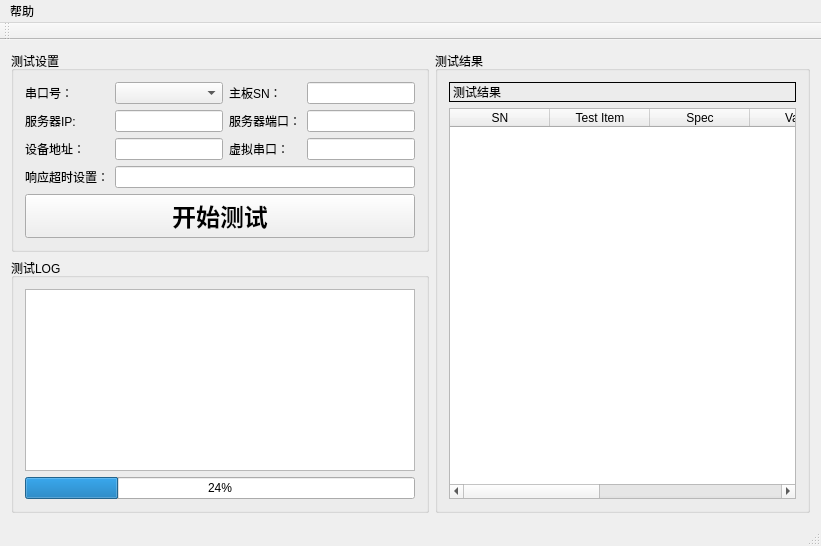
<?xml version="1.0" encoding="UTF-8"?>
<ui version="4.0">
 <class>MainWindow</class>
 <widget class="QMainWindow" name="MainWindow">
  <property name="geometry">
   <rect>
    <x>0</x>
    <y>0</y>
    <width>821</width>
    <height>546</height>
   </rect>
  </property>
  <property name="windowTitle">
   <string>MainWindow</string>
  </property>
  <widget class="QWidget" name="centralWidget">
   <layout class="QGridLayout" name="gridLayout">
    <item row="1" column="0">
     <widget class="QGroupBox" name="groupBox_2">
      <property name="title">
       <string>测试LOG</string>
      </property>
      <layout class="QGridLayout" name="gridLayout_3">
       <item row="0" column="0">
        <widget class="QTextBrowser" name="textBrowser"/>
       </item>
       <item row="1" column="0">
        <widget class="QProgressBar" name="test_progressBar">
         <property name="maximumSize">
          <size>
           <width>16777215</width>
           <height>40</height>
          </size>
         </property>
         <property name="value">
          <number>24</number>
         </property>
        </widget>
       </item>
      </layout>
     </widget>
    </item>
    <item row="0" column="1" rowspan="2">
     <widget class="QGroupBox" name="groupBox_3">
      <property name="title">
       <string>测试结果</string>
      </property>
      <layout class="QGridLayout" name="gridLayout_2">
       <item row="0" column="0">
        <widget class="QLabel" name="result_label">
         <property name="frameShape">
          <enum>QFrame::Panel</enum>
         </property>
         <property name="text">
          <string>测试结果</string>
         </property>
         <property name="textFormat">
          <enum>Qt::AutoText</enum>
         </property>
         <property name="scaledContents">
          <bool>true</bool>
         </property>
        </widget>
       </item>
       <item row="1" column="0">
        <widget class="QTableWidget" name="log_tableWidget">
         <column>
          <property name="text">
           <string>SN</string>
          </property>
          <property name="background">
           <color>
            <red>255</red>
            <green>0</green>
            <blue>0</blue>
           </color>
          </property>
         </column>
         <column>
          <property name="text">
           <string>Test Item</string>
          </property>
         </column>
         <column>
          <property name="text">
           <string>Spec</string>
          </property>
         </column>
         <column>
          <property name="text">
           <string>Value</string>
          </property>
         </column>
         <column>
          <property name="text">
           <string>Result</string>
          </property>
         </column>
         <column>
          <property name="text">
           <string>Start</string>
          </property>
         </column>
         <column>
          <property name="text">
           <string>End</string>
          </property>
         </column>
        </widget>
       </item>
      </layout>
     </widget>
    </item>
    <item row="0" column="0">
     <widget class="QGroupBox" name="groupBox">
      <property name="title">
       <string>测试设置</string>
      </property>
      <layout class="QGridLayout" name="gridLayout_4">
       <item row="6" column="0" colspan="4">
        <widget class="QPushButton" name="start_pushButton">
         <property name="font">
          <font>
           <family>微软雅黑</family>
           <pointsize>18</pointsize>
           <weight>75</weight>
           <bold>true</bold>
          </font>
         </property>
         <property name="toolTip">
          <string>&lt;html&gt;&lt;head/&gt;&lt;body&gt;&lt;p&gt;开始测试按钮&lt;/p&gt;&lt;/body&gt;&lt;/html&gt;</string>
         </property>
         <property name="text">
          <string>开始测试</string>
         </property>
        </widget>
       </item>
       <item row="4" column="0">
        <widget class="QLabel" name="label_3">
         <property name="text">
          <string>设备地址：</string>
         </property>
        </widget>
       </item>
       <item row="0" column="1">
        <widget class="MyComboBox" name="portNameComboBox"/>
       </item>
       <item row="0" column="0">
        <widget class="QLabel" name="label">
         <property name="text">
          <string>串口号：</string>
         </property>
        </widget>
       </item>
       <item row="3" column="0">
        <widget class="QLabel" name="label_4">
         <property name="text">
          <string>服务器IP:</string>
         </property>
        </widget>
       </item>
       <item row="4" column="3">
        <widget class="QLineEdit" name="virtual_lineEdit"/>
       </item>
       <item row="3" column="3">
        <widget class="QLineEdit" name="srv_port_lineEdit">
         <property name="whatsThis">
          <string>&lt;html&gt;&lt;head/&gt;&lt;body&gt;&lt;p&gt;以太网测试使用的服务器端口号&lt;/p&gt;&lt;/body&gt;&lt;/html&gt;</string>
         </property>
        </widget>
       </item>
       <item row="3" column="1">
        <widget class="QLineEdit" name="serverIP_lineEdit">
         <property name="whatsThis">
          <string>&lt;html&gt;&lt;head/&gt;&lt;body&gt;&lt;p&gt;以太网测试的服务器IP地址，默认为本机IP，可手动配置&lt;/p&gt;&lt;/body&gt;&lt;/html&gt;</string>
         </property>
        </widget>
       </item>
       <item row="4" column="1">
        <widget class="QLineEdit" name="addr_lineEdit">
         <property name="whatsThis">
          <string>&lt;html&gt;&lt;head/&gt;&lt;body&gt;&lt;p&gt;Hermes 用于RS485 modbus通信的丛机地址，每个设备对应一个&lt;/p&gt;&lt;/body&gt;&lt;/html&gt;</string>
         </property>
        </widget>
       </item>
       <item row="3" column="2">
        <widget class="QLabel" name="label_5">
         <property name="text">
          <string>服务器端口：</string>
         </property>
        </widget>
       </item>
       <item row="4" column="2">
        <widget class="QLabel" name="label_6">
         <property name="text">
          <string>虚拟串口：</string>
         </property>
        </widget>
       </item>
       <item row="0" column="2">
        <widget class="QLabel" name="label_2">
         <property name="text">
          <string>主板SN：</string>
         </property>
        </widget>
       </item>
       <item row="0" column="3">
        <widget class="QLineEdit" name="SN_lineEdit">
         <property name="toolTip">
          <string>&lt;html&gt;&lt;head/&gt;&lt;body&gt;&lt;p&gt;Hermes ID&lt;/p&gt;&lt;/body&gt;&lt;/html&gt;</string>
         </property>
        </widget>
       </item>
       <item row="5" column="0">
        <widget class="QLabel" name="label_7">
         <property name="text">
          <string>响应超时设置：</string>
         </property>
        </widget>
       </item>
       <item row="5" column="1" colspan="3">
        <widget class="QLineEdit" name="resp_to_lineEdit"/>
       </item>
      </layout>
      <zorder>label</zorder>
      <zorder>start_pushButton</zorder>
      <zorder>portNameComboBox</zorder>
      <zorder>addr_lineEdit</zorder>
      <zorder>label_3</zorder>
      <zorder>serverIP_lineEdit</zorder>
      <zorder>label_4</zorder>
      <zorder>srv_port_lineEdit</zorder>
      <zorder>label_5</zorder>
      <zorder>virtual_lineEdit</zorder>
      <zorder>label_6</zorder>
      <zorder>SN_lineEdit</zorder>
      <zorder>label_2</zorder>
      <zorder>label_7</zorder>
      <zorder>resp_to_lineEdit</zorder>
     </widget>
    </item>
   </layout>
  </widget>
  <widget class="QMenuBar" name="menuBar">
   <property name="geometry">
    <rect>
     <x>0</x>
     <y>0</y>
     <width>821</width>
     <height>23</height>
    </rect>
   </property>
   <widget class="QMenu" name="menu">
    <property name="title">
     <string>帮助</string>
    </property>
    <addaction name="actionAbout"/>
   </widget>
   <addaction name="menu"/>
  </widget>
  <widget class="QToolBar" name="mainToolBar">
   <attribute name="toolBarArea">
    <enum>TopToolBarArea</enum>
   </attribute>
   <attribute name="toolBarBreak">
    <bool>false</bool>
   </attribute>
  </widget>
  <widget class="QStatusBar" name="statusBar"/>
  <action name="actionAbout">
   <property name="text">
    <string>About</string>
   </property>
  </action>
 </widget>
 <layoutdefault spacing="6" margin="11"/>
 <customwidgets>
  <customwidget>
   <class>MyComboBox</class>
   <extends>QComboBox</extends>
   <header location="global">mycombobox.h</header>
  </customwidget>
 </customwidgets>
 <resources/>
 <connections/>
</ui>
